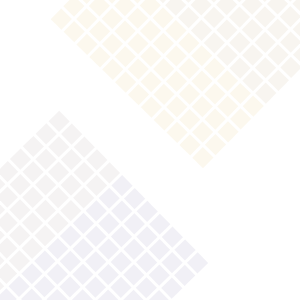
Frame 1 (no input)
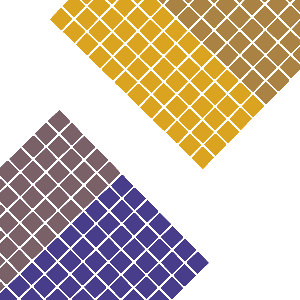
Frame 60 (no input)
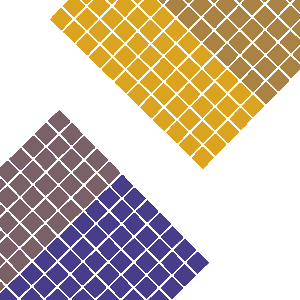
Frame 120 (the mouse pressed at the canvas centre since frame 60)

The p5.js sketch that drew these frames (run headless with seeded random() and noise() and a simulated clock; from frame 60 on, the mouse is pressed at the canvas centre):

// p5.js sketch
// ── sketch.js
var from;
var to;
var interA;
var interB;
var once = true;
function setup() {
  createCanvas(300, 300)
  
  from = color(218, 164, 32, 20);
  to = color(72, 61, 139, 20);
  interA = lerpColor(from, to, .33);
  interB = lerpColor(from, to, .66);
  
  noStroke();
  background(255);
}

function draw() {

  if (once) {
    push()
    translate(-20, 20);
    rotate(150);
    for (var i = 50; i < 250; i += 18) {
      if (i <= 130) {
        fill(from);
      } else {
        fill(interA);
      }
      for (var j = 50; j < 250; j += 18) {
        rect(i, j, 15, 15);
      }
    }
    pop()
     
    push()
    translate(60, 40);
    rotate(-150);
    for (var i = 50; i < 250; i += 18) {
      if (i <= 130) {
        fill(interB);
      } else {
        fill(to);
      }
      for (var j = 50; j < 250; j += 18) {
        rect(i, j, 15, 15);
      }
    }
    pop()
  }
  
  // once = false;
  
  from = color(218, 164, 32);
  to = color(72, 61, 139);
  interA = lerpColor(from, to, .33);
  interB = lerpColor(from, to, .66);
}
